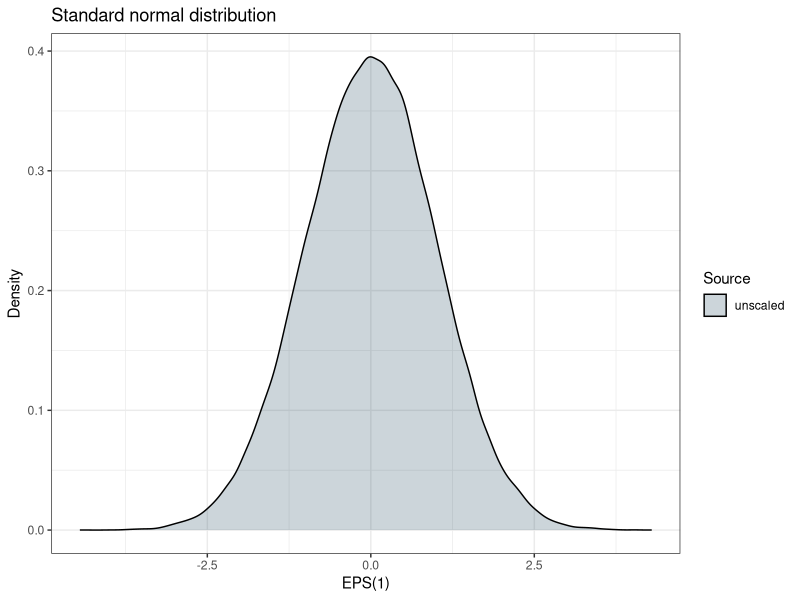
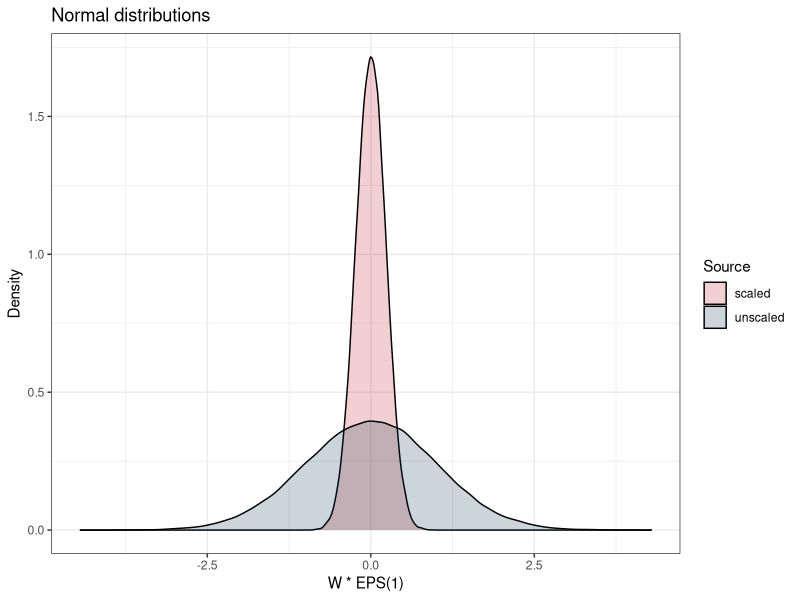

Source code (R) for these figures, in order:
## ---- chunk 1
# load packages
library(ggplot2)
library(tibble)
library(dplyr)
library(kableExtra)
## ---- chunk 2
# sample from standard normal distribution
x <- rnorm(100000, mean = 0, sd = 1)
std_norm <- tibble(x = x, source = "unscaled")

# plot
std_norm |> 
  ggplot(aes(x = x, fill = source)) +
  geom_density(alpha=0.2)+
  labs(title = "Standard normal distribution", x = "EPS(1)", y = "Density")+
  scale_fill_manual(
    "Source",
    values = c(
      "unscaled" = "#003049"
    )
  ) +
  theme_bw()
## ---- chunk 3
# multiply with W
W <- 0.23
x_scaled <- x * W
std_norm_scaled <- tibble(x = x_scaled, source = "scaled")

# combine both
std_norm_combined <- bind_rows(std_norm, std_norm_scaled)

# plot
std_norm_combined |> 
  ggplot(aes(x = x, fill = source)) +
  geom_density(alpha = 0.2)+
  labs(title = "Normal distributions", x = "W * EPS(1)", y = "Density")+
  scale_fill_manual(
    "Source",
    values = c(
      "unscaled" = "#003049",  # Blue color for original
      "scaled" = "#c1121f"     # Orange color for scaled
    )
  ) +
  theme_bw()
## ---- chunk 4
# summarize data and calculate sd and variance
std_norm_combined |> 
  group_by(source) |>   
  summarize(
    sd = sd(x),
    var = var(x)
  ) |> 
  kbl() |> kable_styling()
